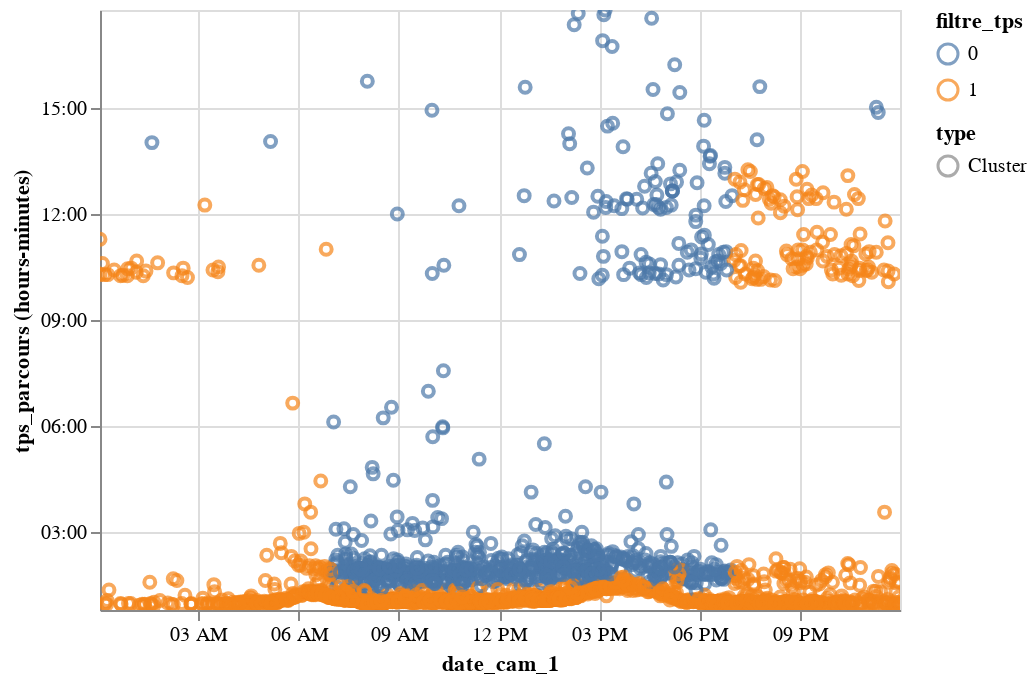

Notebook code cell kept with this figure:
### Code cell
#exemple de visu
t.graph_transit_filtre(df_transit_avec_filtre, '2019-01-29 00:00:00','2019-01-29 23:59:59', 'A63-N10')

### Figure 1 — Vega-Lite specification as saved in the notebook (floating-point values rounded to 4 significant figures; data arrays with more than 128 entries replaced by an {"elided": "..."} marker saying what was removed)
{"$schema": "https://vega.github.io/schema/vega-lite/v2.6.0.json", "config": {"view": {"height": 300, "width": 400}}, "data": {"name": "data-03178b5652f42ace0ee3dcb1f96923ec"}, "datasets": {"data-03178b5652f42ace0ee3dcb1f96923ec": {"elided": "2962 records"}}, "encoding": {"color": {"field": "filtre_tps", "type": "nominal"}, "shape": {"field": "type", "type": "nominal"}, "tooltip": {"field": "tps_parcours", "timeUnit": "hoursminutes", "type": "temporal"}, "x": {"field": "date_cam_1", "type": "temporal"}, "y": {"field": "tps_parcours", "timeUnit": "hoursminutes", "type": "temporal"}}, "mark": "point", "selection": {"selector006": {"bind": "scales", "encodings": ["x", "y"], "mark": {"fill": "#333", "fillOpacity": 0.125, "stroke": "white"}, "on": "[mousedown, window:mouseup] > window:mousemove!", "resolve": "global", "translate": "[mousedown, window:mouseup] > window:mousemove!", "type": "interval", "zoom": "wheel!"}}}
